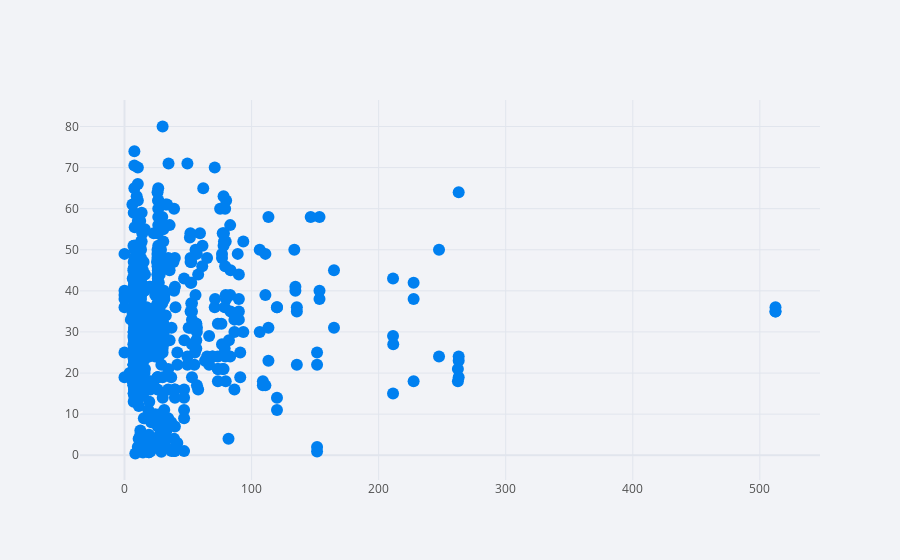

The notebook cell this image was saved under:
### Code cell
df1.iplot(x = 'fare' , y = 'age' , mode = 'markers')

### Figure 1 — Plotly figure (JSON) as saved in the notebook; plotly's stock layout.template omitted (floating-point values rounded to 4 significant figures; data arrays with more than 128 entries replaced by an {"elided": "..."} marker saying what was removed)
{"data": [{"line": {"color": "rgba(0, 128, 240, 1.0)", "dash": "solid", "shape": "linear", "width": 1.3}, "marker": {"size": 12, "symbol": "circle"}, "mode": "markers", "name": "age", "text": "", "type": "scatter", "x": {"elided": "891 float values"}, "y": {"elided": "891 mixed values"}}], "layout": {"legend": {"bgcolor": "#F2F3F7", "font": {"color": "#505050"}}, "paper_bgcolor": "#F2F3F7", "plot_bgcolor": "#F2F3F7", "title": {"font": {"color": "#484848"}}, "xaxis": {"gridcolor": "#E1E5ED", "showgrid": true, "tickfont": {"color": "#505050"}, "title": {"font": {"color": "#505050"}, "text": ""}, "zerolinecolor": "#E1E5ED"}, "yaxis": {"gridcolor": "#E1E5ED", "showgrid": true, "tickfont": {"color": "#505050"}, "title": {"font": {"color": "#505050"}, "text": ""}, "zerolinecolor": "#E1E5ED"}}}
